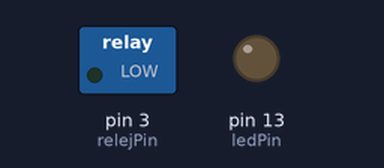
The sketch below on a simulated Arduino Uno, built with avr-gcc and run on an emulated ATmega328P. Shown: switched loads named in the sketch (green lamp = pin HIGH), output pins drawn as LEDs (lit = HIGH). Dashed ring = blinking.

Above: at 0.5 s.
At 3.5 s:
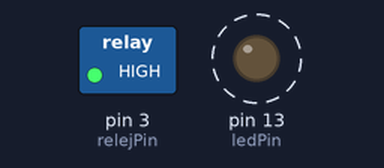
Timing chart, 0 to 4.6 s (numbered marks = the images above):
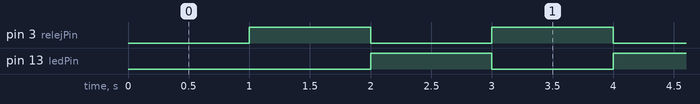

The sketch:

RelejProba.ino
```cpp
int relejPin = 3;
int ledPin = 13;
void setup(){
  pinMode(relejPin,OUTPUT);
  pinMode(ledPin,OUTPUT);
}
//RELEJ SE "PALI" NA LOG. 0, GASI NA LOG 1
void loop(){
  delay(1000);
  digitalWrite(relejPin,HIGH);
  digitalWrite(ledPin,LOW);
  delay(1000);
  digitalWrite(relejPin,LOW);
  digitalWrite(ledPin,HIGH);
}
```

Measured:
- by itself, pin 3 (relejPin), pin 13 (ledPin): alternates HIGH for 1.0 s and LOW for 1.0 s
